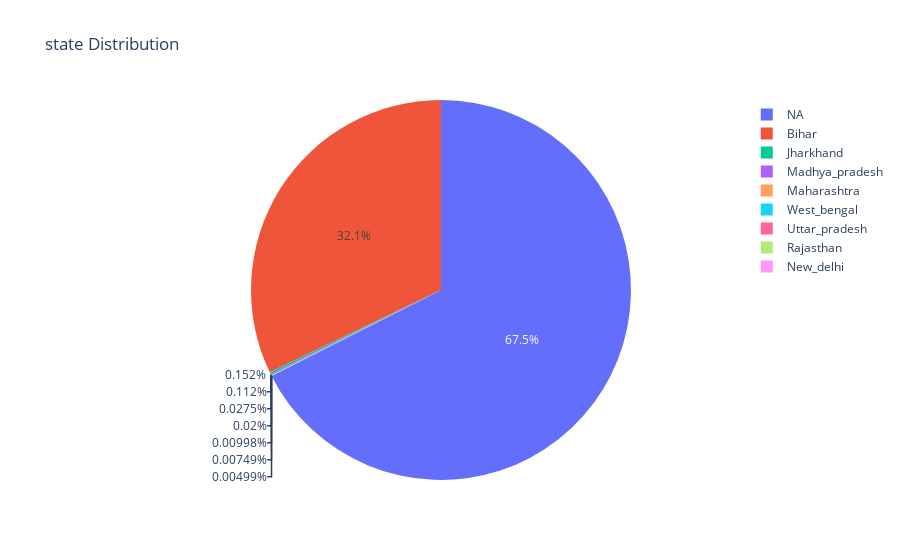

The code cell stored with this chart in its notebook:
### Code cell
px.pie(values=state_counts, names=state_counts.index, title='state Distribution').show()

### Figure 1 — Plotly figure (JSON) as saved in the notebook; plotly's stock layout.template omitted (floating-point values rounded to 4 significant figures)
{"data": [{"domain": {"x": [0, 1], "y": [0, 1]}, "hovertemplate": "label=%{label}<br>value=%{value}<extra></extra>", "labels": ["NA", "Bihar", "Jharkhand", "Madhya_pradesh", "Maharashtra", "West_bengal", "Uttar_pradesh", "Rajasthan", "New_delhi"], "legendgroup": "", "name": "", "showlegend": true, "type": "pie", "values": [27059, 12876, 61, 45, 11, 8, 4, 3, 2]}], "layout": {"legend": {"tracegroupgap": 0}, "title": {"text": "state Distribution"}}}
